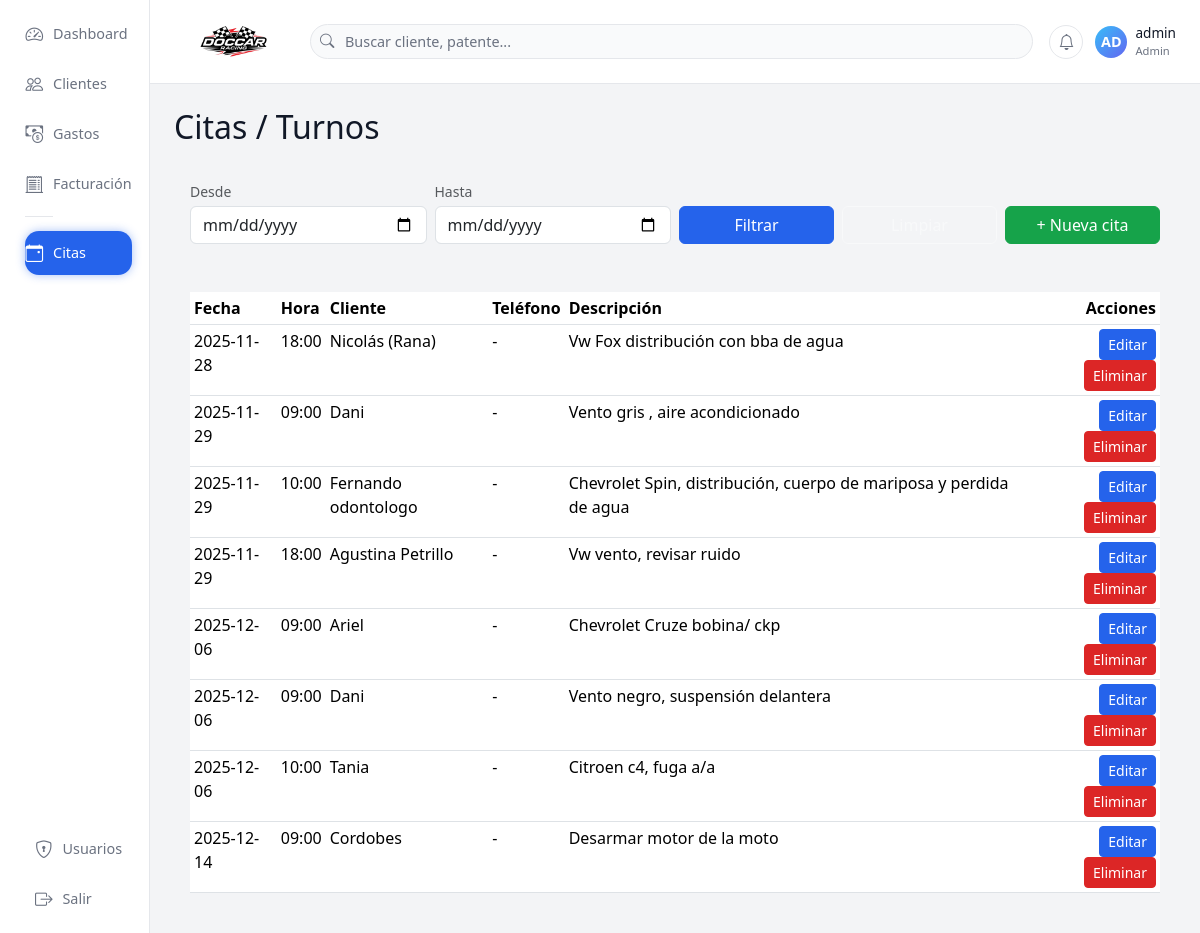
Screenshot of /citas (signed in) with the database file from the repository.
### tables this page shows
CREATE TABLE citas (
        id INTEGER PRIMARY KEY AUTOINCREMENT,
        fecha TEXT,          -- YYYY-MM-DD
        hora TEXT,           -- HH:MM
        cliente_nombre TEXT,
        telefono TEXT,
        descripcion TEXT
    );

### app.py (the view)
@app.route("/citas")
@login_required
def citas_listado():
    desde = request.args.get("desde", "").strip()
    hasta = request.args.get("hasta", "").strip()
    con = get_con()
    cur = con.cursor()
    sql = "SELECT id, fecha, hora, cliente_nombre, telefono, descripcion FROM citas WHERE 1=1"
    params = []
    if desde:
        sql += " AND fecha >= ?"
        params.append(desde)
    if hasta:
        sql += " AND fecha <= ?"
        params.append(hasta)
    sql += " ORDER BY fecha ASC, hora ASC"
    cur.execute(sql, params)
    citas = cur.fetchall()
    con.close()
    return render_template("citas.html", citas=citas, desde=desde, hasta=hasta)

### app.py (called while the page is built)
def get_con():
    return sqlite3.connect(DB_NAME)

def login_required(f):
    @wraps(f)
    def wrapper(*args, **kwargs):
        if "user_id" not in session:
            return redirect(url_for('login'))
        return f(*args, **kwargs)
    return wrapper

### templates/citas.html (shortened to what this page needs)
{% extends "base.html" %}
{% block contenido %}
<h2 class="mb-3">Citas / Turnos</h2>
<div class="card-dark-soft p-3 mb-3">
    <form class="row g-2 align-items-end" method="get">
        <div class="col-12 col-md-3">
            <label class="form-label mb-1 small text-muted">Desde</label>
            <input type="date"
                   name="desde"
                   class="form-control"
                   value="{{ desde }}">
        </div>
        <div class="col-12 col-md-3">
            <label class="form-label mb-1 small text-muted">Hasta</label>
            <input type="date"
                   name="hasta"
                   class="form-control"
                   value="{{ hasta }}">
        </div>
        <div class="col-6 col-md-2 mt-2 mt-md-4">
            <button class="btn btn-primary w-100" type="submit">
                Filtrar
            </button>
        </div>
        <div class="col-6 col-md-2 mt-2 mt-md-4">
            <a href="{{ url_for('citas_listado') }}"
               class="btn btn-outline-light w-100">
            </a>
        </div>
        <div class="col-12 col-md-2 mt-2 mt-md-4 text-md-end">
            <a href="{{ url_for('cita_nueva') }}"
               class="btn btn-success w-100">
                + Nueva cita
            </a>
        </div>
    </form>
</div>
<div class="card-dark-soft p-3">
    <div class="table-responsive">
        <table class="table table-sm table-dark-custom mb-0">
            <thead>
            <tr>
                <th>Fecha</th>
                <th>Hora</th>
                <th>Cliente</th>
                <th>Teléfono</th>
                <th>Descripción</th>
                <th class="text-end">Acciones</th>
            </tr>
            </thead>
            <tbody>
            {% if citas %}
                {% for c in citas %}
                    <tr>
                        <td>{{ c[1] }}</td>
                        <td>{{ c[2] }}</td>
                        <td>{{ c[3] }}</td>
                        <td>{{ c[4] or '-' }}</td>
                        <td>{{ c[5] or '-' }}</td>
                        <td class="text-end">
                            <a href="{{ url_for('cita_editar', cita_id=c[0]) }}"
                               class="btn btn-sm btn-primary">
                                Editar
                            </a>
                            <a href="{{ url_for('cita_eliminar', cita_id=c[0]) }}"
                               onclick="return confirm('¿Eliminar cita?');"
                               class="btn btn-sm btn-danger">
                                Eliminar
                            </a>
                        </td>
                    </tr>
                {% endfor %}
            {% else %}
                <tr>
                    <td colspan="6" class="text-center text-muted py-3">
                        No hay citas para el período seleccionado.
                    </td>
                </tr>
            {% endif %}
            </tbody>
        </table>
    </div>
</div>
{% endblock %}

### templates/base.html (style rules this page uses)
:root { --bg-app: #f3f4f6; --bg-sidebar: #ffffff; --bg-topbar: #ffffff; --bg-card: #ffffff; --border-soft: #e5e7eb; --text-main: #111827; --text-muted: #6b7280; --primary: #2563eb; --success: #16a34a; --danger: #dc2626; }
* { box-sizing: border-box; }
body { margin: 0; min-height: 100vh; background: var(--bg-app); color: var(--text-main); font-family: system-ui, -apple-system, BlinkMacSystemFont, "Segoe UI", sans-serif; }
a { text-decoration: none; color: inherit; }
.btn-primary { background-color: var(--primary); border-color: var(--primary); }
.btn-success { background-color: var(--success); border-color: var(--success); }
.btn-danger { background-color: var(--danger); border-color: var(--danger); }

### rows the page displays
citas: fecha "2025-11-28", hora "18:00", cliente_nombre "Nicolás (Rana)", telefono "-", descripcion "Vw Fox distribución con bba de agua"
citas: fecha "2025-11-29", hora "09:00", cliente_nombre "Dani", telefono "-", descripcion "Vento gris , aire acondicionado"
citas: fecha "2025-11-29", hora "10:00", cliente_nombre "Fernando odontologo", telefono "-", descripcion "Chevrolet Spin, distribución, cuerpo de mariposa y perdida de agua"
citas: fecha "2025-11-29", hora "18:00", cliente_nombre "Agustina Petrillo", telefono "-", descripcion "Vw vento, revisar ruido"
citas: fecha "2025-12-06", hora "09:00", cliente_nombre "Ariel", telefono "-", descripcion "Chevrolet Cruze bobina/ ckp"
citas: fecha "2025-12-06", hora "09:00", cliente_nombre "Dani", telefono "-", descripcion "Vento negro, suspensión delantera"
citas: fecha "2025-12-06", hora "10:00", cliente_nombre "Tania", telefono "-", descripcion "Citroen c4, fuga a/a"
citas: fecha "2025-12-14", hora "09:00", cliente_nombre "Cordobes", telefono "-", descripcion "Desarmar motor de la moto"

### other values shown
{{ uname[:2].upper() }} "AD"
{{ session.get("username", "Usuario") }} "admin"
{{ session.get("rol", "operador")|capitalize }} "Admin"
